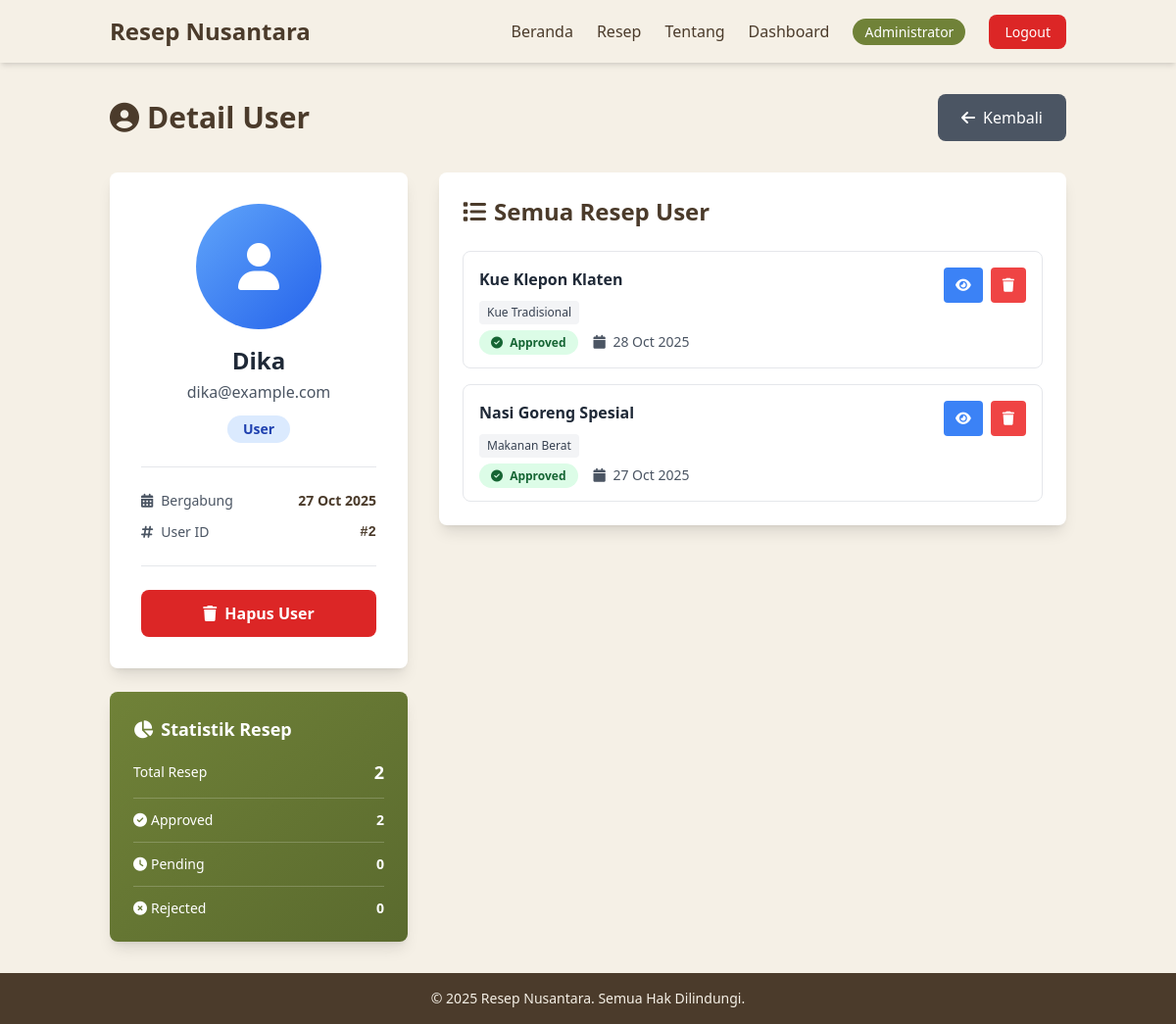
The page /admin/view_user.php?id=2 (signed in) on the database its author committed.
### tables this page shows
CREATE TABLE `users` (
  `id` int(11) NOT NULL,
  `name` varchar(100) NOT NULL,
  `email` varchar(100) NOT NULL,
  `password` varchar(255) NOT NULL,
  `role` enum('admin','user') DEFAULT 'user',
  `created_at` datetime DEFAULT current_timestamp(),
  `updated_at` datetime DEFAULT current_timestamp() ON UPDATE current_timestamp()
);

CREATE TABLE `recipes` (
  `id` int(11) NOT NULL,
  `user_id` int(11) NOT NULL,
  `title` varchar(150) NOT NULL,
  `ingredients` text NOT NULL,
  `steps` text NOT NULL,
  `photo` varchar(255) DEFAULT NULL,
  `status` enum('pending','approved','rejected') DEFAULT 'pending',
  `created_at` datetime DEFAULT current_timestamp(),
  `updated_at` datetime DEFAULT current_timestamp() ON UPDATE current_timestamp()
);

### admin/view_user.php (the view, shortened to what this page needs)
<?php
require_once __DIR__ . '/../includes/auth_check.php';
$user_id = (int)$_GET['id'];
$stmt = $conn->prepare("SELECT id, name, email, role, created_at FROM users WHERE id = ? LIMIT 1");
$stmt->bind_param('i', $user_id);
$stmt->execute();
$result = $stmt->get_result();
$user = $result->fetch_assoc();
$stats_query = "SELECT
    COUNT(*) as total_recipes,
    SUM(CASE WHEN status = 'approved' THEN 1 ELSE 0 END) as approved,
    SUM(CASE WHEN status = 'pending' THEN 1 ELSE 0 END) as pending,
    SUM(CASE WHEN status = 'rejected' THEN 1 ELSE 0 END) as rejected
    FROM recipes
    WHERE user_id = ?";
$stmt_stats = $conn->prepare($stats_query);
$stmt_stats->bind_param('i', $user_id);
$stmt_stats->execute();
$stats = $stmt_stats->get_result()->fetch_assoc();
$recipes_query = "SELECT r.id, r.title, r.status, r.created_at,
    (SELECT GROUP_CONCAT(c.name SEPARATOR ', ')
     FROM recipe_categories rc
     JOIN categories c ON rc.category_id = c.id
     WHERE rc.recipe_id = r.id) as categories
    FROM recipes r
    WHERE r.user_id = ?
    ORDER BY r.created_at DESC";
$stmt_recipes = $conn->prepare($recipes_query);
$stmt_recipes->bind_param('i', $user_id);
$stmt_recipes->execute();
$recipes = $stmt_recipes->get_result();
include '../includes/header.php';
?>
<main class="flex-grow container mx-auto px-6 py-8">
    <div class="flex items-center justify-between mb-8">
        <h1 class="text-3xl font-bold text-[#4b3b2b]">
            <i class="fas fa-user-circle mr-2"></i>Detail User
        </h1>
        <a href="manage_users.php" class="bg-gray-600 text-white px-6 py-3 rounded-lg hover:bg-gray-700 transition">
            <i class="fas fa-arrow-left mr-2"></i>Kembali
        </a>
    </div>
    <div class="grid grid-cols-1 lg:grid-cols-3 gap-8">
        <div class="lg:col-span-1">
            <div class="bg-white rounded-lg shadow-lg p-8">
                <div class="text-center mb-6">
                    <div class="w-32 h-32 bg-gradient-to-br from-blue-400 to-blue-600 rounded-full flex items-center justify-center mx-auto mb-4">
                        <i class="fas fa-user text-5xl text-white"></i>
                    </div>
                    <h2 class="text-2xl font-bold text-gray-800"><?php echo htmlspecialchars($user['name']); ?></h2>
                    <p class="text-gray-600 mt-1"><?php echo htmlspecialchars($user['email']); ?></p>
                    <span class="inline-block mt-3 px-4 py-1 bg-blue-100 text-blue-800 rounded-full text-sm font-semibold">
                        <?php echo ucfirst($user['role']); ?>
                    </span>
                </div>
                <div class="border-t pt-6 space-y-3 text-sm">
                    <div class="flex items-center justify-between">
                        <span class="text-gray-600"><i class="fas fa-calendar-alt mr-2"></i>Bergabung</span>
                        <span class="font-semibold"><?php echo date('d M Y', strtotime($user['created_at'])); ?></span>
                    </div>
                    <div class="flex items-center justify-between">
                        <span class="text-gray-600"><i class="fas fa-hashtag mr-2"></i>User ID</span>
                        <span class="font-mono font-semibold">#<?php echo $user['id']; ?></span>
                    </div>
                </div>
                <?php if ($user['role'] != 'admin'): ?>
                <div class="mt-6 pt-6 border-t">
                    <a href="delete_user.php?id=<?php echo $user['id']; ?>"
                       class="block w-full bg-red-600 text-white py-3 rounded-lg hover:bg-red-700 transition text-center font-semibold"
                       onclick="return confirm('HAPUS user ini dan semua resepnya?')">
                        <i class="fas fa-trash mr-2"></i>Hapus User
                    </a>
                </div>
                <?php endif; ?>
            </div>
            <div class="bg-gradient-to-br from-[#708238] to-[#5a6a2e] text-white rounded-lg shadow-lg p-6 mt-6">
                <h3 class="font-bold text-lg mb-4">
                    <i class="fas fa-chart-pie mr-2"></i>Statistik Resep
                </h3>
                <div class="space-y-3 text-sm">
                    <div class="flex items-center justify-between pb-3 border-b border-white/20">
                        <span>Total Resep</span>
                        <span class="font-bold text-lg"><?php echo $stats['total_recipes']; ?></span>
                    </div>
                    <div class="flex items-center justify-between pb-3 border-b border-white/20">
                        <span><i class="fas fa-check-circle mr-1"></i>Approved</span>
                        <span class="font-bold"><?php echo $stats['approved']; ?></span>
                    </div>
                    <div class="flex items-center justify-between pb-3 border-b border-white/20">
                        <span><i class="fas fa-clock mr-1"></i>Pending</span>
                        <span class="font-bold"><?php echo $stats['pending']; ?></span>
                    </div>
                    <div class="flex items-center justify-between">
                        <span><i class="fas fa-times-circle mr-1"></i>Rejected</span>
                        <span class="font-bold"><?php echo $stats['rejected']; ?></span>
                    </div>
                </div>
            </div>
        </div>
        <div class="lg:col-span-2">
            <div class="bg-white rounded-lg shadow-lg p-6">
                <h2 class="text-2xl font-bold text-[#4b3b2b] mb-6">
                    <i class="fas fa-list mr-2"></i>Semua Resep User
                </h2>
                <?php if ($recipes->num_rows > 0): ?>
                <div class="space-y-4">
                    <?php while ($recipe = $recipes->fetch_assoc()): ?>
                    <div class="border border-gray-200 rounded-lg p-4 hover:border-[#708238] transition">
                        <div class="flex items-start justify-between">
                            <div class="flex-1">
                                <h3 class="font-bold text-gray-800 mb-2"><?php echo htmlspecialchars($recipe['title']); ?></h3>
                                <?php if ($recipe['categories']): ?>
                                <div class="mb-2">
                                    <?php
                                    $cats = explode(', ', $recipe['categories']);
                                    foreach ($cats as $cat):
                                    ?>
                                    <span class="inline-block bg-gray-100 text-gray-700 text-xs px-2 py-1 rounded mr-1">
                                        <?php echo htmlspecialchars($cat); ?>
                                    </span>
                                    <?php endforeach; ?>
                                </div>
                                <?php endif; ?>
                                <div class="flex items-center gap-4 text-sm text-gray-600">
                                    <span>
                                        <?php
                                        $status_classes = [
                                            'approved' => 'bg-green-100 text-green-800',
                                            'pending' => 'bg-yellow-100 text-yellow-800',
                                            'rejected' => 'bg-red-100 text-red-800'
                                        ];
                                        $status_icons = [
                                            'approved' => 'fa-check-circle',
                                            'pending' => 'fa-clock',
                                            'rejected' => 'fa-times-circle'
                                        ];
                                        $status_text = [
                                            'approved' => 'Approved',
                                            'pending' => 'Pending',
                                            'rejected' => 'Rejected'
                                        ];
                                        $status = $recipe['status'];
                                        ?>
                                        <span class="px-3 py-1 rounded-full text-xs font-semibold <?php echo $status_classes[$status]; ?>">
                                            <i class="fas <?php echo $status_icons[$status]; ?> mr-1"></i>
                                            <?php echo $status_text[$status]; ?>
                                        </span>
                                    </span>
                                    <span>
                                        <i class="fas fa-calendar mr-1"></i>
                                        <?php echo date('d M Y', strtotime($recipe['created_at'])); ?>
                                    </span>
                                </div>
                            </div>
                            <div class="ml-4 flex gap-2">
                                <a href="../recipe_detail.php?id=<?php echo $recipe['id']; ?>"
                                   class="bg-blue-500 text-white px-3 py-2 rounded hover:bg-blue-600 transition text-sm"
                                   title="Lihat Detail">
                                    <i class="fas fa-eye"></i>
                                </a>
                                <a href="delete_recipe.php?id=<?php echo $recipe['id']; ?>"
                                   class="bg-red-500 text-white px-3 py-2 rounded hover:bg-red-600 transition text-sm"
                                   title="Hapus"
                                   onclick="return confirm('Hapus resep ini?')">
                                    <i class="fas fa-trash"></i>
                                </a>
                            </div>
                        </div>
                    </div>
                    <?php endwhile; ?>
                </div>
                <?php endif; ?>
            </div>
        </div>
    </div>
</main>
<?php include '../includes/footer.php'; ?>

### rows shown on the page
users: name "Dika", email "dika@example.com", role "User", created_at "27 Oct 2025", id "2"
recipes: title "Kue Klepon Klaten", cat "Kue Tradisional", status "Approved", created_at "28 Oct 2025"
recipes: title "Nasi Goreng Spesial", cat "Makanan Berat", status "Approved", created_at "27 Oct 2025"

### other values the page prints
$_SESSION['name'] "Administrator"
$stats['total_recipes'] "2"
$stats['approved'] "2"
$stats['pending'] "0"
$stats['rejected'] "0"
